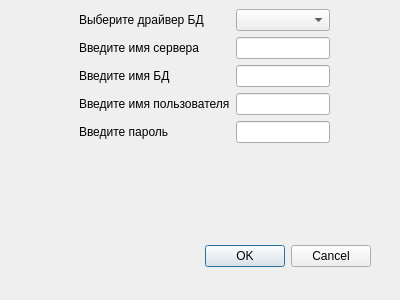
<?xml version="1.0" encoding="UTF-8"?>
<ui version="4.0">
 <class>DialogSettings</class>
 <widget class="QDialog" name="DialogSettings">
  <property name="geometry">
   <rect>
    <x>0</x>
    <y>0</y>
    <width>400</width>
    <height>300</height>
   </rect>
  </property>
  <property name="windowTitle">
   <string>Подключение к информационной системе</string>
  </property>
  <widget class="QDialogButtonBox" name="buttonBox">
   <property name="geometry">
    <rect>
     <x>30</x>
     <y>240</y>
     <width>341</width>
     <height>32</height>
    </rect>
   </property>
   <property name="orientation">
    <enum>Qt::Horizontal</enum>
   </property>
   <property name="standardButtons">
    <set>QDialogButtonBox::Cancel|QDialogButtonBox::Ok</set>
   </property>
  </widget>
  <widget class="QWidget" name="formLayoutWidget">
   <property name="geometry">
    <rect>
     <x>79</x>
     <y>9</y>
     <width>251</width>
     <height>221</height>
    </rect>
   </property>
   <layout class="QFormLayout" name="formLayout">
    <item row="0" column="0">
     <widget class="QLabel" name="Label">
      <property name="text">
       <string>Выберите драйвер БД</string>
      </property>
     </widget>
    </item>
    <item row="0" column="1">
     <widget class="QComboBox" name="ComboBox">
      <property name="insertPolicy">
       <enum>QComboBox::NoInsert</enum>
      </property>
     </widget>
    </item>
    <item row="1" column="0">
     <widget class="QLabel" name="Label_2">
      <property name="text">
       <string>Введите имя сервера</string>
      </property>
     </widget>
    </item>
    <item row="1" column="1">
     <widget class="QLineEdit" name="LineEdit"/>
    </item>
    <item row="2" column="0">
     <widget class="QLabel" name="Label_3">
      <property name="text">
       <string>Введите имя БД</string>
      </property>
     </widget>
    </item>
    <item row="2" column="1">
     <widget class="QLineEdit" name="LineEdit_2"/>
    </item>
    <item row="3" column="0">
     <widget class="QLabel" name="Label_4">
      <property name="text">
       <string>Введите имя пользователя</string>
      </property>
     </widget>
    </item>
    <item row="3" column="1">
     <widget class="QLineEdit" name="LineEdit_3"/>
    </item>
    <item row="4" column="0">
     <widget class="QLabel" name="Label_5">
      <property name="text">
       <string>Введите пароль</string>
      </property>
     </widget>
    </item>
    <item row="4" column="1">
     <widget class="QLineEdit" name="LineEdit_4">
      <property name="text">
       <string/>
      </property>
      <property name="echoMode">
       <enum>QLineEdit::Password</enum>
      </property>
     </widget>
    </item>
   </layout>
  </widget>
 </widget>
 <resources/>
 <connections>
  <connection>
   <sender>buttonBox</sender>
   <signal>accepted()</signal>
   <receiver>DialogSettings</receiver>
   <slot>accept()</slot>
   <hints>
    <hint type="sourcelabel">
     <x>248</x>
     <y>254</y>
    </hint>
    <hint type="destinationlabel">
     <x>157</x>
     <y>274</y>
    </hint>
   </hints>
  </connection>
  <connection>
   <sender>buttonBox</sender>
   <signal>rejected()</signal>
   <receiver>DialogSettings</receiver>
   <slot>reject()</slot>
   <hints>
    <hint type="sourcelabel">
     <x>316</x>
     <y>260</y>
    </hint>
    <hint type="destinationlabel">
     <x>286</x>
     <y>274</y>
    </hint>
   </hints>
  </connection>
  <connection>
   <sender>DialogSettings</sender>
   <signal>accepted()</signal>
   <receiver>DialogSettings</receiver>
   <slot>slot1()</slot>
   <hints>
    <hint type="sourcelabel">
     <x>199</x>
     <y>149</y>
    </hint>
    <hint type="destinationlabel">
     <x>199</x>
     <y>149</y>
    </hint>
   </hints>
  </connection>
 </connections>
 <slots>
  <slot>slot1()</slot>
 </slots>
</ui>
